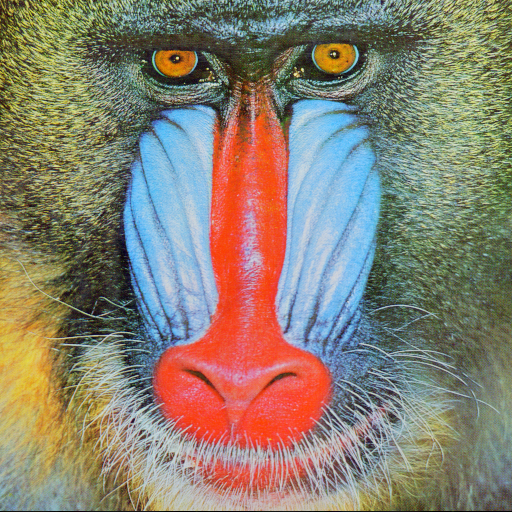
#> input picture resources/test_images/baboon.png, 512 x 512 px; its folder holds only this picture in this run
$ jupyter execute --allow-errors analytics.ipynb
#> lines starting #> are read from the running program, lines starting #| are printed output that depends on the picture
#> further down, original is the input picture: PIL image 512x512 RGB; mean R, G, B 137.4, 128.9, 113.1
[cell 1]
import matplotlib.pyplot as plt
from PIL import Image
import numpy as np
import os

[cell 2]
mp = {
    "baboon_q=high": 83,
    "baboon_q=low": 12,
    "lena_q=high": 94,
    "lena_q=low": 34,
    "peppers_q=high": 93,
    "peppers_q=low": 30,
}

[cell 3]
def psnr(img1, img2):
    mse = np.mean((img1 - img2) ** 2)
    if mse == 0:
        return 100
    PIXEL_MAX = 255.0
    return 20 * np.log10(PIXEL_MAX / np.sqrt(mse))

[cell 4]
f, axarr = plt.subplots(3, 5)

psnr_jpg_soft = []
psnr_jpg_hard = []
psnr_soft = []
psnr_hard = []
bpp_original = []
bpp_jpg_hard = []
bpp_jpg_soft = []
bpp_soft = []
bpp_hard = []
IMAGE_SIZE = 512 * 512
ini_colnames = ['Original', "JPG\nQ=(12/34/30)", "JPG\nQ=(83/94/93)", "Soft\nB=10", "Hard\nB=2"]
#> (the rest of this cell did not finish here and is left out)

[cell 5]
plt.plot(bpp_original, '-o', label='Original')
plt.plot(bpp_jpg_soft, '-o', label='JPG Q=80')
plt.plot(bpp_jpg_hard, '-o', label='JPG Q=20')
plt.plot(bpp_soft, '-o', label='Soft (B=10)')
plt.plot(bpp_hard, '-o', label='Hard (B=2)')
plt.xlabel('Image')
plt.ylabel('BPP')
plt.title('BPP comparison')
plt.legend()
plt.savefig('../resources/analytics/BPP.png')
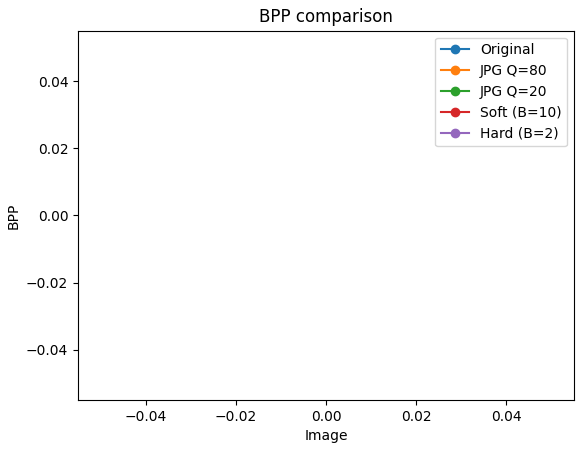
#> figure drawn by matplotlib, 1 panel

[cell 6]
f, axarr = plt.subplots(3, 1, figsize=(6, 8))
#> (the rest of this cell did not finish here and is left out)

[cell 7]
import cv2

for name in ['baboon', 'lena', 'peppers']:
    image = cv2.imread(f'../resources/test_images/{name}.png')

    cv2.imwrite(f'../resources/jpegs/{name}_q=high.jpg', image, [int(cv2.IMWRITE_JPEG_QUALITY), int(mp[f'{name}_q=high'])])
    cv2.imwrite(f'../resources/jpegs/{name}_q=low.jpg', image, [int(cv2.IMWRITE_JPEG_QUALITY), int(mp[f'{name}_q=low'])])
